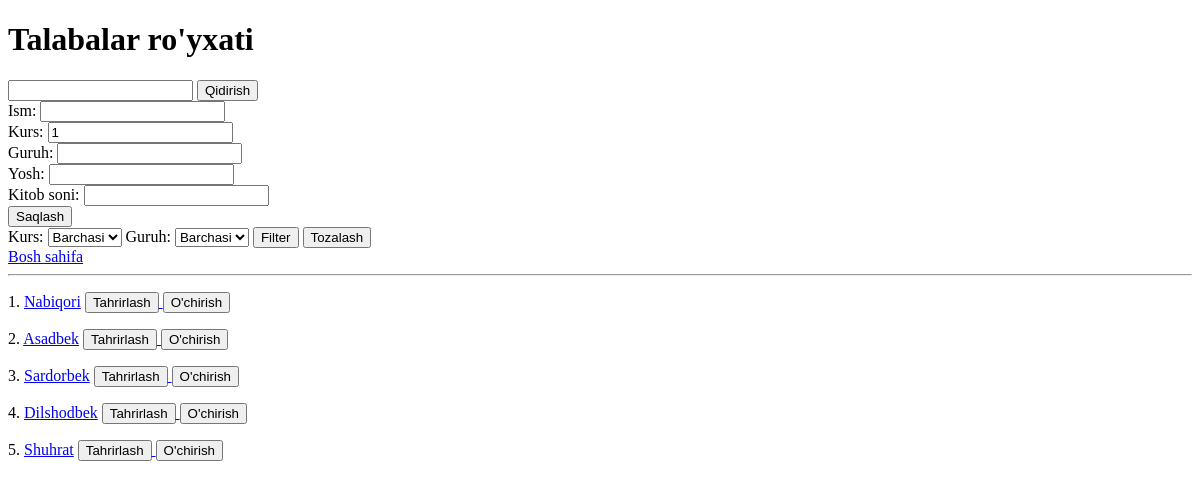
Before: /talabalar/ with the older database file.
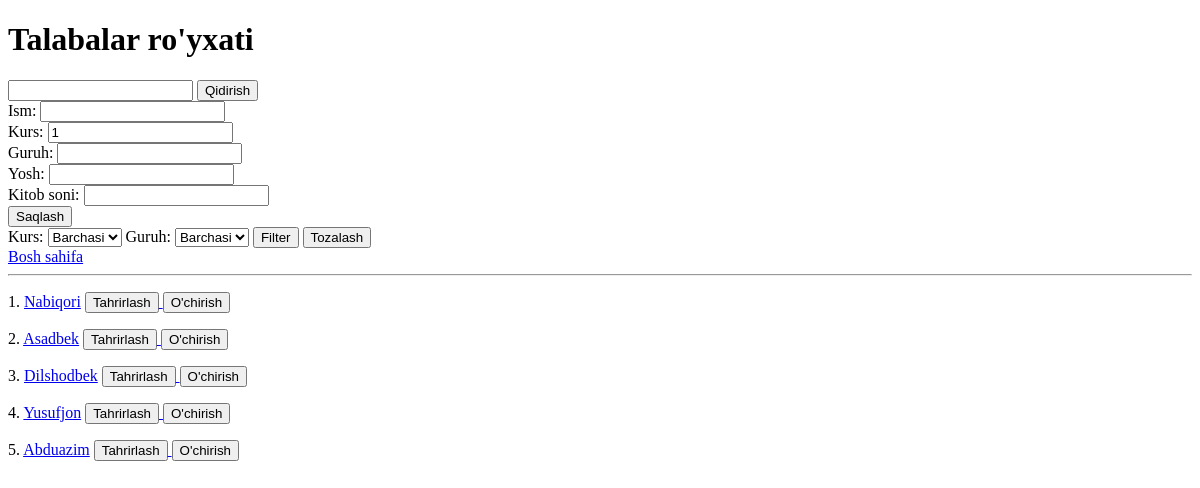
After: the same page with the newer database file.
### main/models.py (models this page shows, shortened)
class Talaba(models.Model):
    ism = models.CharField(max_length=100)
    kurs = models.PositiveSmallIntegerField(default=1)
    guruh = models.CharField(max_length=10)
    yosh = models.PositiveSmallIntegerField()
    kitob_soni = models.PositiveSmallIntegerField()
    class Meta:
        verbose_name_plural = 'Talabalar'

### main/views.py (the view)
# urls.py: path('talabalar/',talabalar_view, name="talabalar"),
def talabalar_view(request):
    form = TalabaForm
    if request.method == "POST":
        talaba_form = TalabaForm(request.POST)
        if talaba_form.is_valid():
            talaba_form.save()
        return redirect('talabalar')
    search = request.GET.get('search', '').strip()
    kurs = request.GET.get('kurs', 'all')
    guruh = request.GET.get('guruh', 'all')
    talabalar = Talaba.objects.all()
    if search:
        talabalar = talabalar.filter(ism__icontains=search)
    if guruh and guruh != 'all':
        talabalar = talabalar.filter(guruh=guruh)
    if kurs and kurs != 'all':
        talabalar = talabalar.filter(kurs=int(kurs))
    guruhlar = Talaba.objects.order_by('guruh').values_list('guruh', flat=True).distinct()
    kurslar = [1, 2, 3, 4]
    context = {
        'talabalar': talabalar,
        "search": search,
        "guruhlar": guruhlar,
        "kurs_query": kurs,
        "guruh_query": guruh,
        "kurslar": kurslar,
        "form":form
    }
    return render(request, 'talabalar.html', context)

### templates/talabalar.html (shortened to what this page needs)
<!DOCTYPE html>
<html lang="en">
<head>
</head>
<body>
    <h1>Talabalar ro'yxati</h1>
    <form>
        <input type="text" name="search" {% if search %} value={{ search }} {% endif %}>
        <button>Qidirish</button>
    </form>
    <form method="post">
        {{ form }}
        <button>Saqlash</button>
    </form>
    <form>
        <label>Kurs:</label>
        <select name="kurs">
            <option value="all">Barchasi</option>
        </select>
        <label>Guruh:</label>
        <select name="guruh">
            <option value="all">Barchasi</option>
        </select>
        <button>Filter</button>
        <button type="reset">Tozalash</button>
    </form>
    <a href="/">Bosh sahifa</a>
    <hr>
    {% for talaba in talabalar %}
        <p>{{ forloop.counter}}.
            <a href="/talabalar/{{ talaba.id }}/">{{ talaba.ism }}</a>
            <a href="/talabalar/{{ talaba.id }}/tahrirlash/">
                <button>Tahrirlash</button>
            </a>
            <a href="/talabalar/{{ talaba.id }}/o'chirish/tasdiqlash/">
                <button>O'chirish</button>
            </a>
        </p>
    {% endfor %}
</body>
</html>

Changed rows visible on the page:
removed Talaba: ism "Sardorbek"
removed Talaba: ism "Shuhrat"
added Talaba: ism "Yusufjon"
added Talaba: ism "Abduazim"
